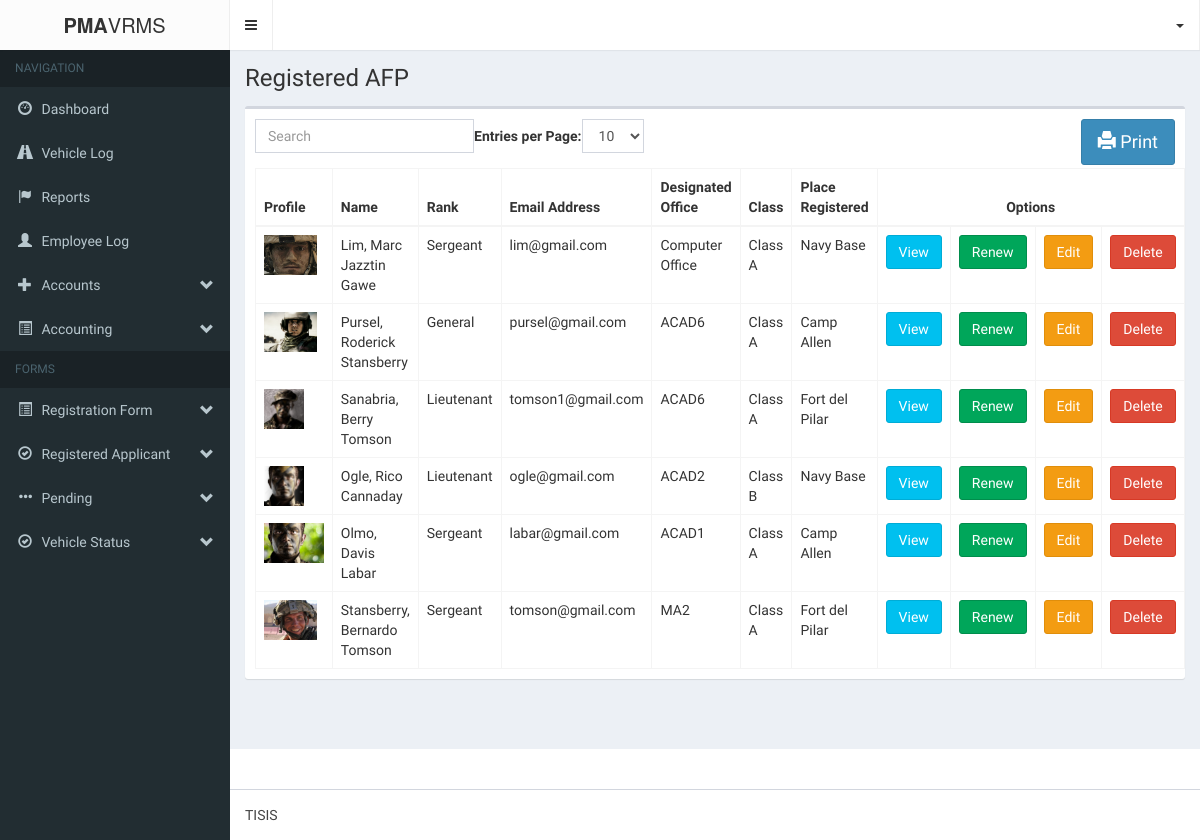
Page /login/registeredAFP.php on the committed database.
### tables this page shows
CREATE TABLE IF NOT EXISTS `form2_militarypd` (
  `m_militaryId` int(11) NOT NULL AUTO_INCREMENT,
  `m_profile` varchar(255) NOT NULL,
  `m_lastname` varchar(60) NOT NULL,
  `m_firstname` varchar(60) NOT NULL,
  `m_middlename` varchar(60) NOT NULL,
  `m_rank` varchar(60) NOT NULL,
  `m_brSvc` varchar(60) NOT NULL,
  `m_afpsn` varchar(60) NOT NULL,
  `m_residenceAddress` varchar(60) NOT NULL,
  `m_residenceTelNo` varchar(60) NOT NULL,
  `m_emailAddress` varchar(60) NOT NULL,
  `m_mobileNo` varchar(60) NOT NULL,
  `m_designatedOffice` varchar(60) NOT NULL,
  `m_officeTelNo` varchar(60) NOT NULL,
  `m_officeAddress` varchar(60) NOT NULL,
  `m_retirementDate` varchar(60) NOT NULL,
  `m_class` varchar(10) NOT NULL,
  `m_submitted_requirements` varchar(255) NOT NULL,
  `m_status` varchar(255) NOT NULL,
  `m_dateRegistered` datetime NOT NULL,
  `m_placeRegistered` varchar(65) NOT NULL,
  `m_vehicle_id` int(11) NOT NULL,
  `m_renew_status` int(11) NOT NULL,
  PRIMARY KEY (`m_militaryId`)
);

### login/logic/registered_military_logic.php (called while the page is built, shortened)
<?php
	require_once('db/database.php');
	$database = new Database();
	$query = "SELECT form2_militarypd.*, vehicle_information.* FROM form2_militarypd JOIN vehicle_information ON form2_militarypd.m_vehicle_id=vehicle_information.vehicleId WHERE form2_militarypd.m_status='registered' AND form2_militarypd.m_renew_status = '1' ORDER BY m_dateRegistered DESC";
	$database->execute($query);
	$militarys = array();
?>

### login/db/database.php (called while the page is built, shortened)
<?php
	class Database{
		private $database;
		private function connect(){
			$host			= 'localhost';
			$username		= 'root';
			$password		= '';
			$database_name	= 'pma-vrms';
			$port			= 3306;
			$this->database = mysqli_connect($host, $username, $password, $database_name, $port);
		}
		public function execute($query){
			$this->result = mysqli_query($this->database, $query) OR die(mysqli_error($this->database));
		}
	}
?>

### login/registeredAFP.php (the view, shortened to what this page needs)
<?php
	include('login/session.php');
?>
<!DOCTYPE html>
<html>
<head>
	<link rel="stylesheet" href="bootstrap/css/bootstrap.min.css">
    <link rel="stylesheet" href="fonts/font-awesome.min.css">
    <link rel="stylesheet" href="css/style-main.min.css">
    <link rel="stylesheet" href="css/skin.min.css">
    <link rel="stylesheet" type="text/css" href="css/print.css">
</head>
    <?php include('logic/registered_military_logic.php'); ?>
    <body class="hold-transition skin-black sidebar-mini">
    <div class="wrapper">
      <header class="main-header">
        <div class="logo">
          <span class="logo-lg"><b>PMA</b>VRMS</span>
        </div>
        <nav class="navbar navbar-static-top" role="navigation">
          <a href="#" class="sidebar-toggle" data-toggle="offcanvas" role="button">
          </a>
            <ul class="nav navbar-nav pull-right">
			<li class="drop-down">
				<a class="drop-down toggle" data-toggle="dropdown" href=""><?php echo $login_session; ?><span class="caret"></span></a>
			</li>
		</ul>
        </nav>
      </header>
      <aside class="main-sidebar">
        <section class="sidebar">
          <ul class="sidebar-menu">
            <li class="header">NAVIGATION</li>
            <li class=""><a href="index.php"><i class="glyphicon glyphicon-dashboard"></i> <span>Dashboard</span></a></li>
            <li><a href="vehicleLog.php"><i class="glyphicon glyphicon-road"></i> <span>Vehicle Log</span></a></li>
            <li><a href="reports.php"><i class="glyphicon glyphicon-flag"></i> <span>Reports</span></a></li>
            <li><a href="login/logbook_page.php"><i class="glyphicon glyphicon-user"></i> <span>Employee Log</span></a></li>
						<li class="treeview">
							<a href="#"><i class="glyphicon glyphicon-plus"></i>
								<span>Accounts</span>
								<i class="glyphicon glyphicon-chevron-down pull-right"></i>
							</a>
						</li>
            <li class="treeview">
              <a href="#"><i class="glyphicon glyphicon-list-alt"></i> <span>Accounting</span> <i class="glyphicon glyphicon-chevron-down pull-right"></i></a>
            </li>
            <li class="header">FORMS</li>
            <li class="treeview">
              <a href="#"><i class="glyphicon glyphicon-list-alt"></i> <span>Registration Form</span> <i class="glyphicon glyphicon-chevron-down pull-right"></i></a>
            </li>
            <li class="treeview">
              <a href="#"><i class="glyphicon glyphicon-ok-circle"></i> <span>Registered Applicant</span> <i class="glyphicon glyphicon-chevron-down pull-right"></i></a>
            </li>
            <li class="treeview">
              <a href="#"><i class="glyphicon glyphicon-option-horizontal"></i> <span>Pending</span> <i class="glyphicon glyphicon-chevron-down pull-right"></i></a>
            </li>
            <li class="treeview">
              <a href="#"><i class="glyphicon glyphicon-ok-circle"></i> <span>Vehicle Status</span> <i class="glyphicon glyphicon-chevron-down pull-right"></i></a>
            </li>
          </ul>
        </section>
      </aside>
      <div class="content-wrapper">
        <section class="content-header">
          <h1>
            Registered AFP
          </h1>
        </section>
        <section class="content">
        <div class="'container">
			<div class="row">
				<div class="col-md-12">
                    <div class="box">
                        <div class="box-body">
                            <button id="printReports" class="btn btn-primary btn-lg pull-right" onclick="printReports()">
                                <span class="glyphicon glyphicon-print" aria-hidden="true"></span> Print
                            </button>
                            <table class="table table-bordered table-hover" id="bootstrap-table">
                                <thead>
                                    <th>Profile</th>
                                    <th>Name</th>
                                    <th>Rank</th>
                                    <th>Email Address</th>
                                    <th>Designated Office</th>
                                    <th>Class</th>
                                    <th>Place Registered</th>
                                    <th colspan=4 style="text-align:center" class="column-options">Options</th>
                                </thead>
                                <tbody>
                                    <?php
                                        foreach ($militarys as $key => $military) {
                                            echo <<<DATA
                                                <tr id='military_$key'>
                                                    <td style='display:none'>$military[m_militaryId]</td>
                                                    <td><img style="width="40" height="40"" src='img/profile/military/$military[m_profile]' height='100px;'></td>
                                                    <td>$military[name]</td>
                                                    <td>$military[m_rank]</td>
                                                    <td style='display:none'>$military[m_brSvc]</td>
                                                    <td style='display:none'>$military[m_afpsn]</td>
                                                    <td style='display:none'>$military[m_residenceAddress]</td>
                                                    <td style='display:none'>$military[m_residenceTelNo]</td>
                                                    <td>$military[m_emailAddress]</td>
                                                    <td style='display:none'>$military[m_mobileNo]</td>
                                                    <td>$military[m_designatedOffice]</td>
                                                    <td style='display:none'>$military[m_officeTelNo]</td>
                                                    <td style='display:none'>$military[m_officeAddress]</td>
                                                    <td style='display:none'>$military[m_retirementDate]</td>
                                                    <td>$military[m_class]</td>
                                                    <td style='display:none'>$military[m_dateRegistered]</td>
                                                    <td>$military[m_placeRegistered]</td>
                                                    <td style='display:none'>$military[vehicleId]</td>
                                                    <td style='display:none'>$military[wheels]</td>
                                                    <td style='display:none'>$military[vehicleMake]</td>
                                                    <td style='display:none'>$military[plateNo]</td>
                                                    <td style='display:none'>$military[yearModel]</td>
                                                    <td style='display:none'>$military[color]</td>
                                                    <td style='display:none'>$military[motorNo]</td>
                                                    <td style='display:none'>$military[chassisNo]</td>
                                                    <td style='display:none'>$military[stickerNo]</td>
                                                    <td class="column-options"><button class="btn btn-info" data-toggle='modal' data-target='#view_form2' onclick="view_form2($key, 'img/profile/military/$military[m_profile]')">View</button></td>
                                                    <td class="column-options"><button class="btn btn-success" data-toggle='modal' data-target='#renew_military' onclick='renew_military($military[m_militaryId])'>Renew</button></td>
                                                    <td class="column-options"><button class="btn btn-warning" data-toggle='modal' data-target='#edit_form2' onclick="edit_form2($key, 'img/profile/military/$military[m_profile]')">Edit</button></td>
                                                    <td class="column-options"><button class="btn btn-danger" data-toggle='modal' data-target='#delete_form2' onclick="delete_form2($key, 'img/profile/military/$military[m_profile]')">Delete</button></td>
                                                </tr>
DATA;
                                        }
                                    ?>
                                </tbody>
                            </table>
                        </div>
                    </div>
                </div>
			</div>
		</div>
		<?php
			require_once('modals/view_form2.php');
			require_once('modals/edit_form2.php');
		?>
        <br/><br/>
      <footer class="main-footer">
        TISIS
      </footer>
</body>
</html>

### rows in the picture
form2_militarypd: m_profile (picture), military "Lim, Marc Jazztin Gawe", m_rank "Sergeant", m_emailAddress "lim@gmail.com", m_designatedOffice "Computer Office", m_class "Class A", m_placeRegistered "Navy Base"
form2_militarypd: m_profile (picture), military "Pursel, Roderick Stansberry", m_rank "General", m_emailAddress "pursel@gmail.com", m_designatedOffice "ACAD6", m_class "Class A", m_placeRegistered "Camp Allen"
form2_militarypd: m_profile (picture), military "Sanabria, Berry Tomson", m_rank "Lieutenant", m_emailAddress "tomson1@gmail.com", m_designatedOffice "ACAD6", m_class "Class A", m_placeRegistered "Fort del Pilar"
form2_militarypd: m_profile (picture), military "Ogle, Rico Cannaday", m_rank "Lieutenant", m_emailAddress "ogle@gmail.com", m_designatedOffice "ACAD2", m_class "Class B", m_placeRegistered "Navy Base"
form2_militarypd: m_profile (picture), military "Olmo, Davis Labar", m_rank "Sergeant", m_emailAddress "labar@gmail.com", m_designatedOffice "ACAD1", m_class "Class A", m_placeRegistered "Camp Allen"
form2_militarypd: m_profile (picture), military "Stansberry, Bernardo Tomson", m_rank "Sergeant", m_emailAddress "tomson@gmail.com", m_designatedOffice "MA2", m_class "Class A", m_placeRegistered "Fort del Pilar"
